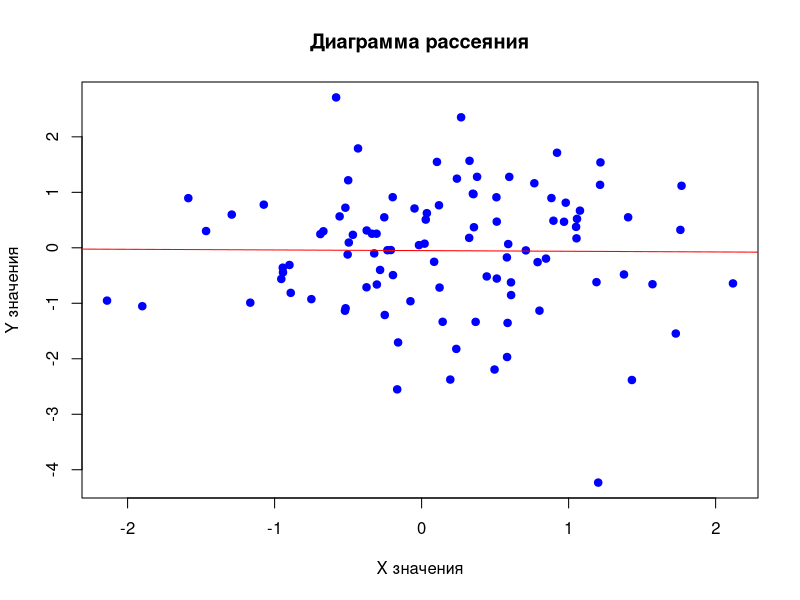

The R script that drew this image:
# Скрипт R для построения диаграммы рассеяния и сохранения в файл со случайным именем

# Установка случайного seed для воспроизводимости (опционально)
set.seed(Sys.time())

# Генерация случайных данных для диаграммы рассеяния
n <- 100  # количество точек
x <- rnorm(n)
y <- rnorm(n)

# Создание случайного имени файла
random_name <- paste0("scatter_plot_", sample(10000:99999, 1), ".png")

# Создание диаграммы рассеяния
png(random_name, width = 800, height = 600)
plot(x, y, 
     main = "Диаграмма рассеяния", 
     xlab = "X значения", 
     ylab = "Y значения",
     pch = 19,  # тип точки
     col = "blue"  # цвет точек
)
abline(lm(y ~ x), col = "red")  # добавление линии регрессии
dev.off()  # закрытие устройства вывода

cat("Диаграмма рассеяния сохранена в файл:", random_name, "\n")
